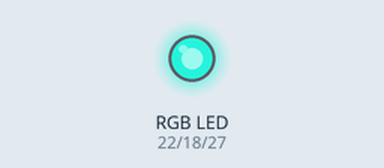
Recording of a program running on a simulated Raspberry Pi (BCM pin numbers). Parts: an RGB LED mixed from three pins (HIGH = lit). Dim RGB values are drawn brighter than linear; random numbers come from a fixed seed.

Above: at 0.05 s.
At 5.05 s:
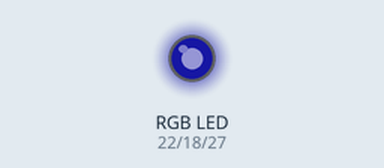
At 10.05 s:
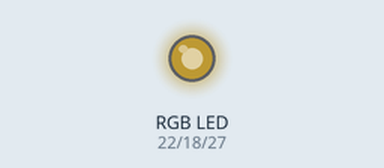
At 19.95 s:
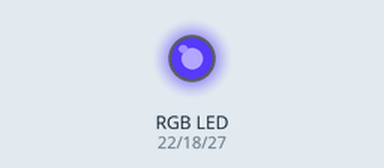
At 29.86 s:
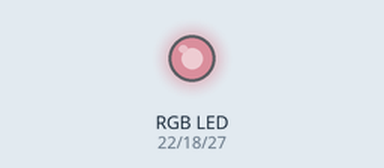
At 39.86 s:
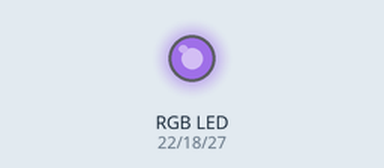
Timing chart, 0 to 40.0 s (numbered marks = the images above):
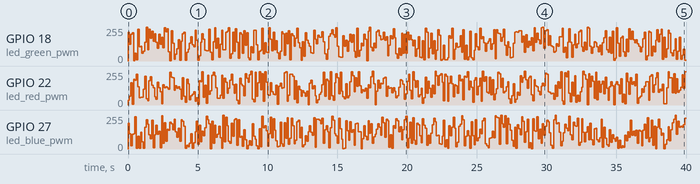

Measured:
- by itself, GPIO 22 (led_red_pwm): 0/255 → 34/255 at 0.00 s, → 65/255 0.10 s later, → 166/255 0.10 s later, → 7/255 0.10 s later, … (400 changes in this stretch)
- by itself, GPIO 27 (led_blue_pwm): 0/255 → 195/255 at 0.00 s, → 115/255 0.10 s later, → 24/255 0.10 s later, → 110/255 0.10 s later, … (399 changes in this stretch)

The program:

RGBLED.py
```python
import gpiod
import time
from gpiozero import PWMOutputDevice
import random

# GPIOピンの定義
LED_PIN_RED = 22
LED_PIN_GREEN = 18
LED_PIN_BLUE = 27

# GPIOチップの初期化
#chip = gpiod.Chip('gpiochip4')  # 使用するgpiochipが異なる場合は変更

# 赤色LED用PWMデバイスの生成
led_red_pwm = PWMOutputDevice(LED_PIN_RED, frequency=2000)
led_green_pwm = PWMOutputDevice(LED_PIN_GREEN, frequency=2000)
led_blue_pwm = PWMOutputDevice(LED_PIN_BLUE, frequency=2000)

# GPIOラインのリクエスト (出力モードで)
#led_line_red = chip.get_line(LED_PIN_RED)
#led_line_green = chip.get_line(LED_PIN_GREEN)
#led_line_blue = chip.get_line(LED_PIN_BLUE)

#led_line_red.request(consumer="LED_RED", type=gpiod.LINE_REQ_DIR_OUT)
#led_line_green.request(consumer="LED_GREEN", type=gpiod.LINE_REQ_DIR_OUT)
#led_line_blue.request(consumer="LED_BLUE", type=gpiod.LINE_REQ_DIR_OUT)

try:
    while True:

        r=random.random()
        g=random.random()
        b=random.random()

        led_red_pwm.value = r  # 赤LEDを点灯
        led_green_pwm.value=g  # 緑LEDを消灯
        led_blue_pwm.value=b   # 青LEDを点灯

        #print([r,g,b])

        time.sleep(0.1)  # 遅延を入れてボタン状態の変化に適応

except KeyboardInterrupt:  # When 'Ctrl+C' is pressed, the child program destroy() will be  executed.

    led_red_pwm.close()
    led_green_pwm.close()
    led_blue_pwm.close()
```
